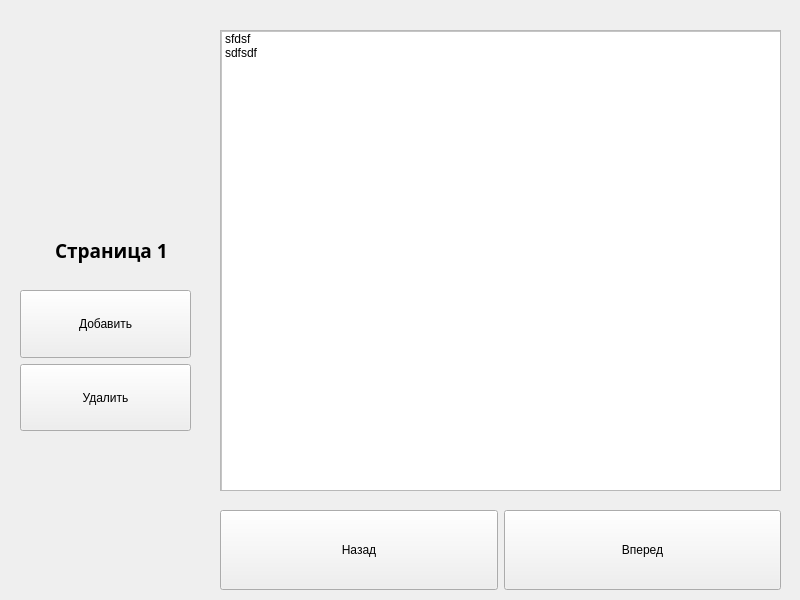
<?xml version="1.0" encoding="UTF-8"?>
<ui version="4.0">
 <class>MainWindow</class>
 <widget class="QMainWindow" name="MainWindow">
  <property name="geometry">
   <rect>
    <x>0</x>
    <y>0</y>
    <width>800</width>
    <height>600</height>
   </rect>
  </property>
  <property name="windowTitle">
   <string>MainWindow</string>
  </property>
  <property name="toolTip">
   <string>&lt;html&gt;&lt;head/&gt;&lt;body&gt;&lt;p&gt;&lt;img src=&quot;:/images/Мастер пол.ico&quot;/&gt;&lt;/p&gt;&lt;/body&gt;&lt;/html&gt;</string>
  </property>
  <widget class="QWidget" name="centralwidget">
   <widget class="QWidget" name="verticalLayoutWidget">
    <property name="geometry">
     <rect>
      <x>20</x>
      <y>290</y>
      <width>171</width>
      <height>141</height>
     </rect>
    </property>
    <layout class="QVBoxLayout" name="verticalLayout">
     <item>
      <widget class="QPushButton" name="button_add">
       <property name="sizePolicy">
        <sizepolicy hsizetype="Minimum" vsizetype="Expanding">
         <horstretch>0</horstretch>
         <verstretch>0</verstretch>
        </sizepolicy>
       </property>
       <property name="text">
        <string>Добавить</string>
       </property>
      </widget>
     </item>
     <item>
      <widget class="QPushButton" name="button_del">
       <property name="sizePolicy">
        <sizepolicy hsizetype="Minimum" vsizetype="Expanding">
         <horstretch>0</horstretch>
         <verstretch>0</verstretch>
        </sizepolicy>
       </property>
       <property name="text">
        <string>Удалить</string>
       </property>
      </widget>
     </item>
    </layout>
   </widget>
   <widget class="QLabel" name="label">
    <property name="geometry">
     <rect>
      <x>0</x>
      <y>220</y>
      <width>211</width>
      <height>61</height>
     </rect>
    </property>
    <property name="font">
     <font>
      <family>Segoe UI Black</family>
      <pointsize>14</pointsize>
      <weight>75</weight>
      <bold>true</bold>
     </font>
    </property>
    <property name="styleSheet">
     <string notr="true">padding-left: 50</string>
    </property>
    <property name="text">
     <string>Страница 1</string>
    </property>
    <property name="margin">
     <number>0</number>
    </property>
   </widget>
   <widget class="QWidget" name="horizontalLayoutWidget">
    <property name="geometry">
     <rect>
      <x>220</x>
      <y>510</y>
      <width>561</width>
      <height>80</height>
     </rect>
    </property>
    <layout class="QHBoxLayout" name="horizontalLayout">
     <item>
      <widget class="QPushButton" name="button_back">
       <property name="sizePolicy">
        <sizepolicy hsizetype="Minimum" vsizetype="Expanding">
         <horstretch>0</horstretch>
         <verstretch>0</verstretch>
        </sizepolicy>
       </property>
       <property name="text">
        <string>Назад</string>
       </property>
      </widget>
     </item>
     <item>
      <widget class="QPushButton" name="button_next">
       <property name="sizePolicy">
        <sizepolicy hsizetype="Minimum" vsizetype="Expanding">
         <horstretch>0</horstretch>
         <verstretch>0</verstretch>
        </sizepolicy>
       </property>
       <property name="text">
        <string>Вперед</string>
       </property>
      </widget>
     </item>
    </layout>
   </widget>
   <widget class="QLabel" name="label_2">
    <property name="geometry">
     <rect>
      <x>30</x>
      <y>50</y>
      <width>161</width>
      <height>151</height>
     </rect>
    </property>
    <property name="toolTip">
     <string/>
    </property>
    <property name="text">
     <string/>
    </property>
    <property name="pixmap">
     <pixmap resource="res.qrc">:/icon/resourses/Мастер пол.png</pixmap>
    </property>
    <property name="scaledContents">
     <bool>true</bool>
    </property>
   </widget>
   <widget class="QScrollArea" name="scrollArea">
    <property name="geometry">
     <rect>
      <x>220</x>
      <y>30</y>
      <width>561</width>
      <height>461</height>
     </rect>
    </property>
    <property name="widgetResizable">
     <bool>true</bool>
    </property>
    <widget class="QWidget" name="scrollAreaWidgetContents">
     <property name="geometry">
      <rect>
       <x>0</x>
       <y>0</y>
       <width>559</width>
       <height>459</height>
      </rect>
     </property>
     <property name="styleSheet">
      <string notr="true">background-color: rgb(255, 255, 255);</string>
     </property>
     <widget class="QListWidget" name="scrollAreaList">
      <property name="geometry">
       <rect>
        <x>0</x>
        <y>0</y>
        <width>561</width>
        <height>461</height>
       </rect>
      </property>
      <property name="iconSize">
       <size>
        <width>20</width>
        <height>20</height>
       </size>
      </property>
      <property name="resizeMode">
       <enum>QListView::Adjust</enum>
      </property>
      <item>
       <property name="text">
        <string>sfdsf</string>
       </property>
      </item>
      <item>
       <property name="text">
        <string>sdfsdf</string>
       </property>
      </item>
     </widget>
    </widget>
   </widget>
  </widget>
 </widget>
 <resources>
  <include location="res.qrc"/>
 </resources>
 <connections/>
</ui>
